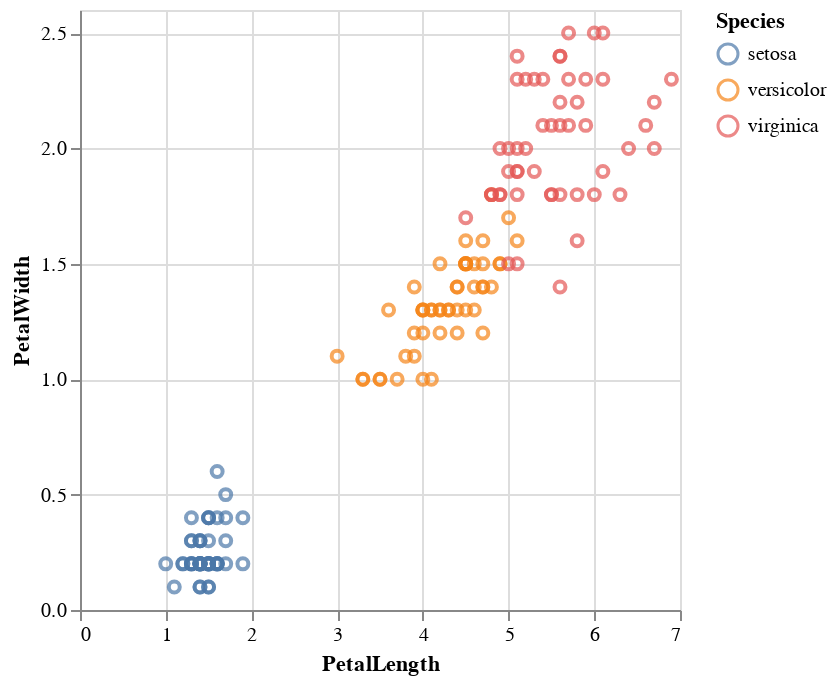

The code cell stored with this chart in its notebook:
### Markdown cell above
While it is possible to just use the `Plots.jl` library, there may be better options for displaying tabular data – such as [VegaLite.jl](https://github.com/queryverse/VegaLite.jl).

### Code cell
using RDatasets, VegaLite
iris = dataset("datasets", "iris")

iris |> @vlplot(
    :point,
    x=:PetalLength,
    y=:PetalWidth,
    color=:Species
)

### Figure 1 — Vega-Lite specification as saved in the notebook (floating-point values rounded to 4 significant figures; data arrays with more than 128 entries replaced by an {"elided": "..."} marker saying what was removed)
{"data": {"values": {"elided": "150 records"}}, "encoding": {"color": {"field": "Species"}, "x": {"field": "PetalLength", "type": "quantitative"}, "y": {"field": "PetalWidth", "type": "quantitative"}}, "mark": "point"}
